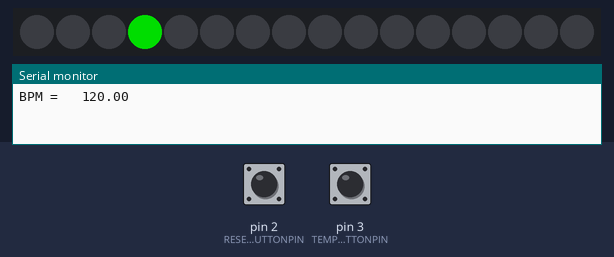
A sketch run on a simulated Arduino Uno, built with avr-gcc and run on an emulated ATmega328P. Shown: 16 RGB LEDs in strip order, left to right, the last lines printed to the serial monitor. Inputs (shaded band) come from the test bench; at power-on: pin 2 (RESETBUTTONPIN) HIGH, pin 3 (TEMPOBUTTONPIN) HIGH. Dim RGB values are drawn brighter than linear.

Above: at 1.2 s.
1.3 s: pin 2 (RESETBUTTONPIN) pulled LOW for 0.15 s
At 1.68 s:
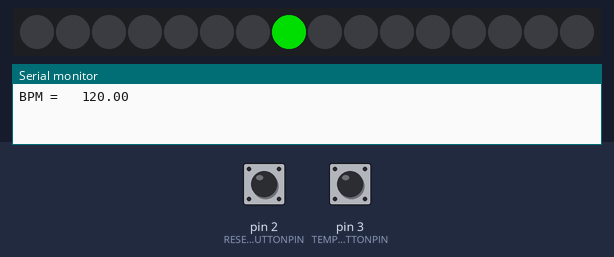
2.0 s: pin 3 (TEMPOBUTTONPIN) pulled LOW for 0.15 s
2.7 s: pin 3 (TEMPOBUTTONPIN) pulsed LOW 5 times (0.12 s each, 0.3 s apart)
At 3.81 s:
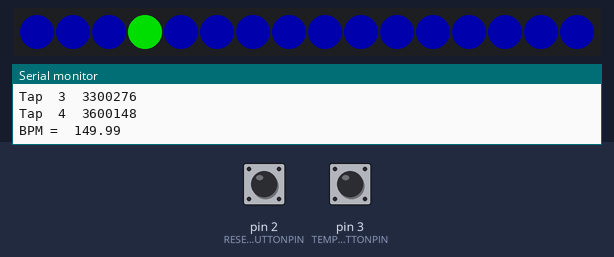
5.7 s: pin 2 (RESETBUTTONPIN) pulled LOW for 1 s
At 8.02 s:
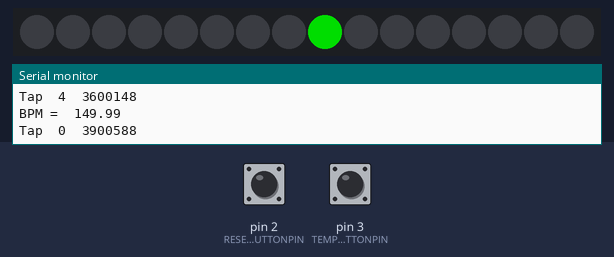
Timing chart, 0 to 8.3 s (numbered marks = the images above; inputs shaded):
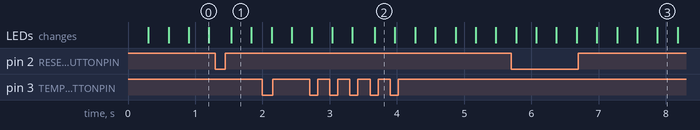

The sketch:

LedMetronome.ino
```cpp
#include <Adafruit_NeoPixel.h>

#define PIN            10
#define NUMPIXELS      16
#define XMAX      15

#define RESETBUTTONPIN      2
#define TEMPOBUTTONPIN      3

#define NBRTAP  5

Adafruit_NeoPixel pixels = Adafruit_NeoPixel(NUMPIXELS, PIN, NEO_GRB + NEO_KHZ800);

unsigned long _previousTime = 0;

double _speed; // in microseconds^-1
double _position;
int _direction = 1;

boolean _tick = false;
unsigned long _previousTick = 0;

int _previousResetState;

int _previousTempoState;
unsigned long _tempos[NBRTAP];
unsigned int _currentTemposIndex;


void setup() {
  // put your setup code here, to run once:
  pixels.begin(); // This initializes the NeoPixel library.


  // initialize the pushbutton pin as an input:
  pinMode(RESETBUTTONPIN, INPUT_PULLUP);
  pinMode(TEMPOBUTTONPIN, INPUT_PULLUP);

  // Initial Speed around 120 BPM
  _speed = BPM2speed(120);

  Serial.begin(9600);
  Serial.print("BPM = \t"); Serial.println(speed2BPM(_speed));

}

void loop() {

  unsigned long currentTime = micros();// * 1.549;
  unsigned long delta = currentTime - _previousTime;

  // Handle Button
  userButton(currentTime);

  // Conpute Postition
  engine(currentTime, delta);

  // Paint !
  paint(currentTime);

  _previousTime = currentTime;
}


//
// Compute Next Position : time is in microseconds
//
void engine(unsigned long currentTime, unsigned long dt)
{
  _position += _direction * _speed * dt;

  if (_position > XMAX)
  {
    _direction = -1;
    _position -=  _position - XMAX;
  }

  else if (_position < 0.0 )
  {
    _tick = true;
    _previousTick = currentTime;

    _direction = 1;
    _position = - _position;
  }

}

// Display
void paint(unsigned long currentTime)
{

  // 70 ms of flash
  boolean flash = currentTime - _previousTick < 70000;

  for (int p = 0; p < NUMPIXELS; p++) {

    if (flash)
    {
      pixels.setPixelColor(p, pixels.Color(00, 00, 50));

    } else
    {
      pixels.setPixelColor(p, 0, 0, 0);
    }
  }


  int i = _position + 0.5;

  pixels.setPixelColor(i, pixels.Color(0, 150, 0)); // Moderately bright green color.

  pixels.show(); // This sends the updated pixel color to the hardware.

}


void userButton(unsigned long currentTime)
{

  // RESET
  int stateReset = digitalRead(RESETBUTTONPIN);

  if (stateReset ==  LOW && _previousResetState == HIGH)
  {
    // Reset Position
    _tick = true;
    _previousTick = currentTime;
    _direction = 1;
    _position = 0.0;

    // Reset Tempo
    _currentTemposIndex = 0;
  }
  _previousResetState = stateReset;


  // TEMPO

  int stateTempo = digitalRead(TEMPOBUTTONPIN);

  if (stateTempo ==  LOW && _previousTempoState == HIGH)
  {
    Serial.print("Tap\t");Serial.print(_currentTemposIndex);Serial.print("\t");Serial.println(currentTime);

    _tempos[_currentTemposIndex] = currentTime;

    _currentTemposIndex = (_currentTemposIndex + 1) % NBRTAP ;

    if(_currentTemposIndex == 0)
    {
      unsigned long sum = 0;

      for (int i = 0; i < NBRTAP-1; i++) {
        sum += _tempos[i+1] - _tempos[i];
       }

       //Serial.print("Sum =\t"); Serial.println(sum);

      double mean = sum / (NBRTAP-1);

       //Serial.print("Mean =\t"); Serial.println(mean);

      _speed = time2speed(mean);

      Serial.print("BPM =\t"); Serial.println(speed2BPM(_speed));

       // Reset Position
      _direction = 1;
      _position = 0.0;
      // Flash !
      _previousTick = currentTime;
    }

  }

  _previousTempoState = stateTempo;
}


//
// Utils : Convert Speed to BPM
//
double speed2BPM(double speed)
{
  return (speed * 60000000.0) / XMAX ;
}

//
// Utils : Convert BPM to speed
//
double BPM2speed(double bpm)
{
  return ( XMAX * bpm ) / 60000000.0;
}

//
// Utils : Convert Time (in microseconds) to speed
//
double time2speed(double ms)
{
  return XMAX / ms;
}
```
